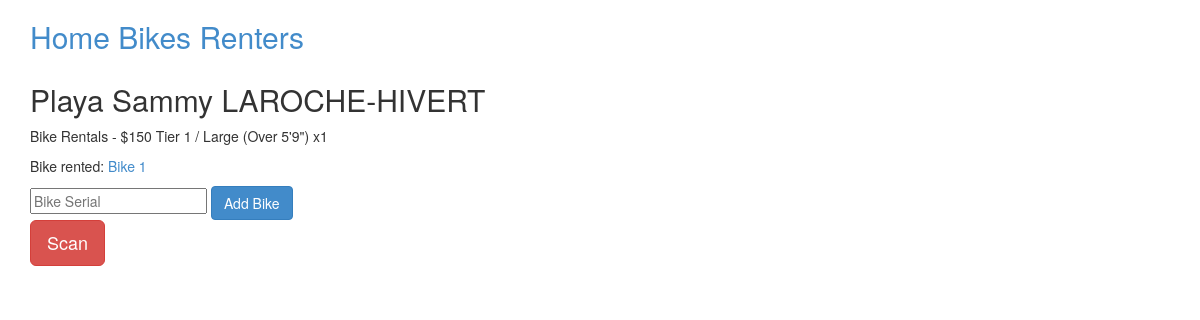
The app's page /renter/1, older data.
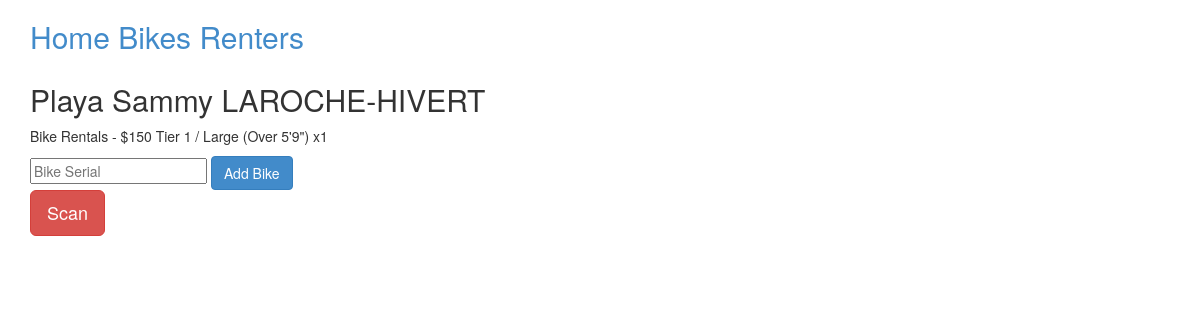
The same page, newer data.
### bike/models.py (models this page shows, shortened)
class Bike(Base):
  __tablename__ = 'bike'
  id = Column(Integer, primary_key=True)
  renter_id = Column(Integer, ForeignKey('renter.id'))
  code = Column(String(255), unique=True)
  comment = Column(String)
  def __repr__(self):
    return 'Bike %s' % (self.code)

### bike/views.py (the view, shortened to what this page needs)
@app.route('/renter/<oid>', methods=['GET','POST'])
def renter(oid):
  if not db.query(Renter).filter_by(id=oid).count():
    abort(404)
  renter = db.query(Renter).filter_by(id=oid)[0]
  err = ''
  return render_template('renter.html', renter=renter, error=err)

### bike/__init__.py (called while the page is built)
@app.teardown_appcontext
def shutdown_session(exception=None):
  db.remove()

### bike/templates/renter.html (shortened to what this page needs)
{% extends "base.html" %}
{% block content %}
  <h2>Playa {{renter.name}}</h2>
  <p>{{renter.desc}} x{{renter.qty}}</p>
  {% for bike in renter.bikes %}
  <p>Bike rented: <a href="/bike/{{bike.code}}">{{bike}}</a></p>
  {% endfor %}
  <form method="POST">
  	<input type="text" name="attach_bike" placeholder="Bike Serial">
  	<input type="submit" value="Add Bike" class="btn btn-hg btn-primary">
  </form>
  <a href="zxing://scan/?ret={{url_for('renter', oid=renter.id, _external=True)|urlencode}}?attach_bike=%7BCODE%7D" class="btn btn-lg btn-danger">Scan</a>
{% endblock %}

Row changes from the older to the newer data that the page shows:
no longer on this page (row edited): Bike: code "Bike 1"
